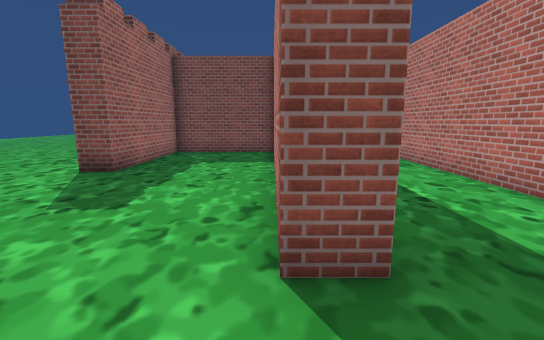
View 1 (above)

24 first-person views from a walk through a 3-D level made in the Unity game engine. The camera is 1.4 m above the floor, tilts 10° down and sees 90° across. The floor is counted in squares, 1 m on a side. Each view is taken from the middle of a square. On the plan, view 1 faces up. The plan holds only what a view shows up to about 13 squares ahead; the rest is blank. The place goes on beyond the plan. The player is left out. Some surface patterns are stand-ins.

View 2
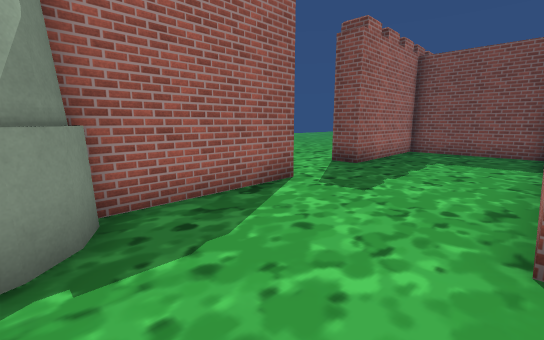

View 3
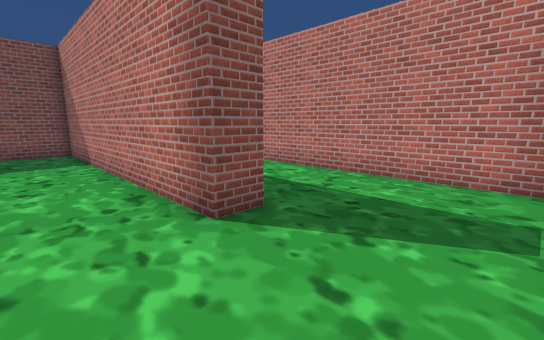

View 4
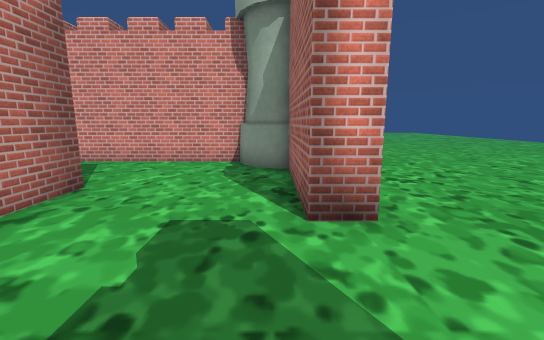

View 5
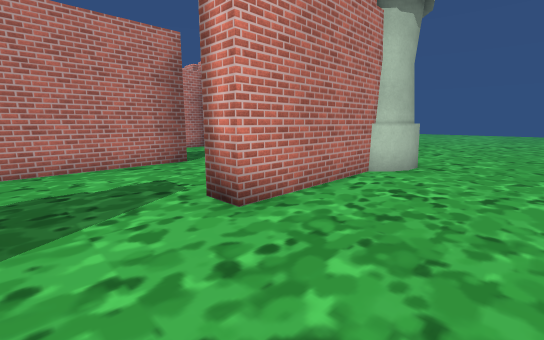

View 6
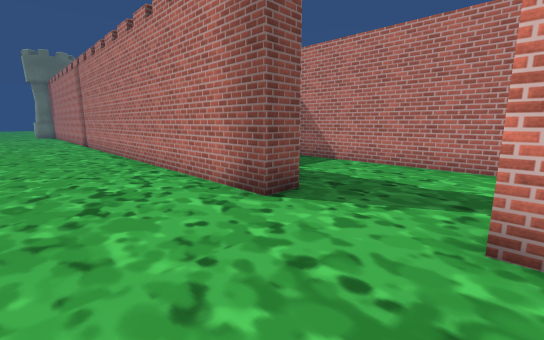

View 7
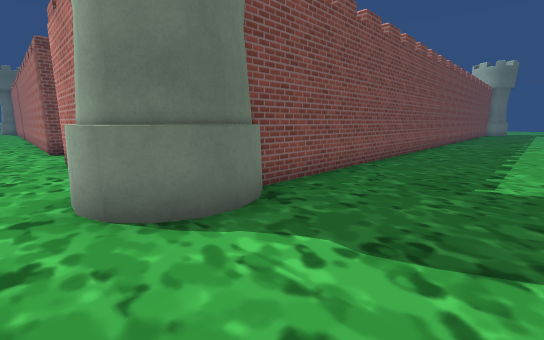

View 8
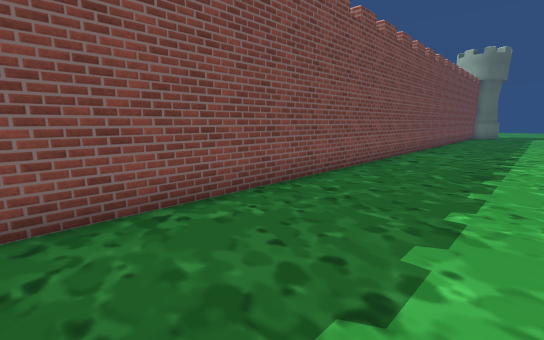

View 9
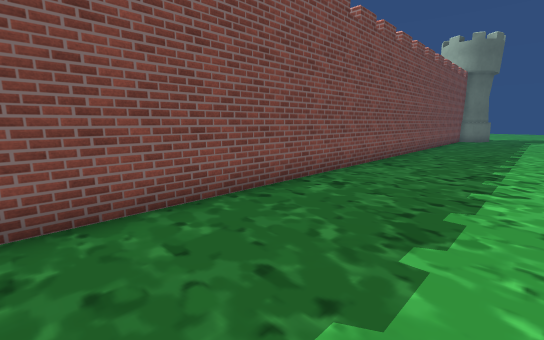

View 10
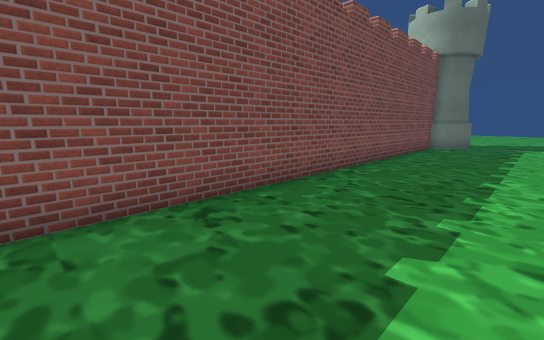

View 11
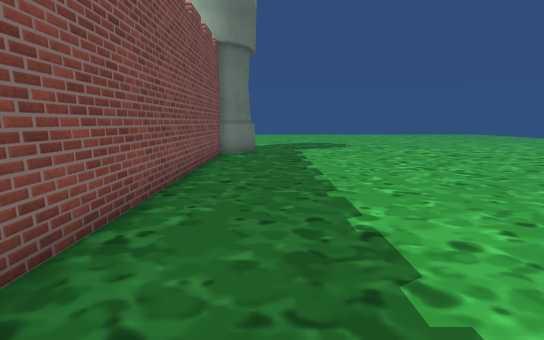

View 12
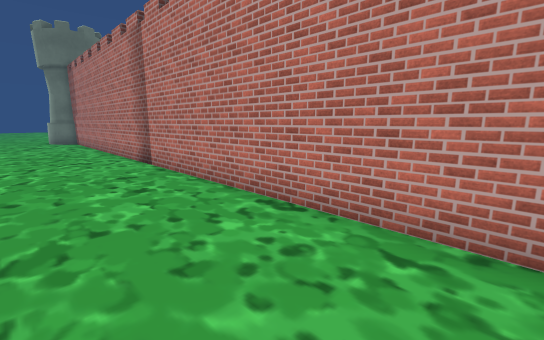

View 13
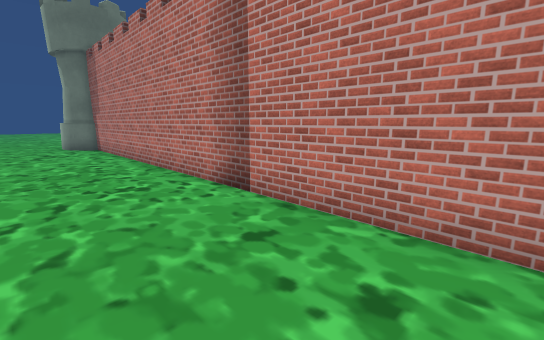

View 14
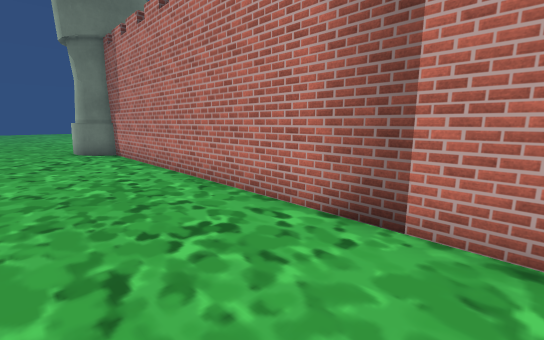

View 15
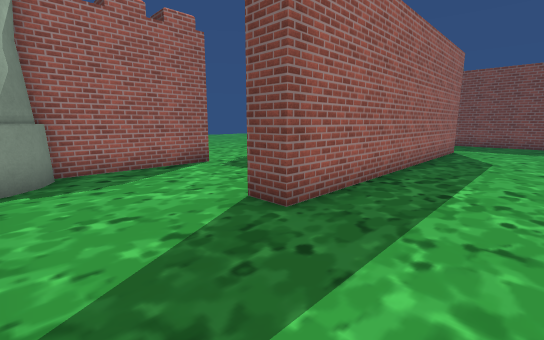

View 16
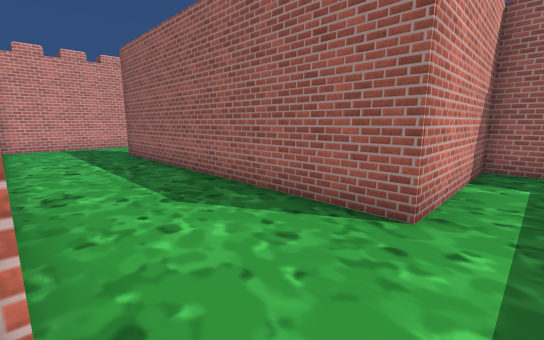

View 17
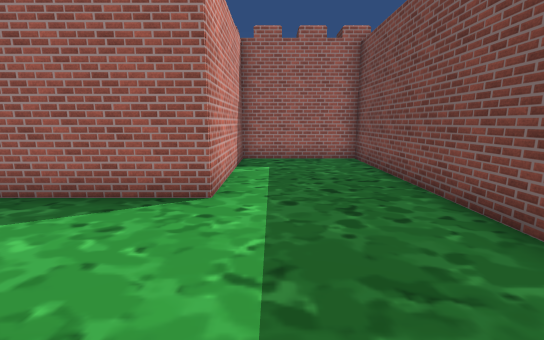

View 18
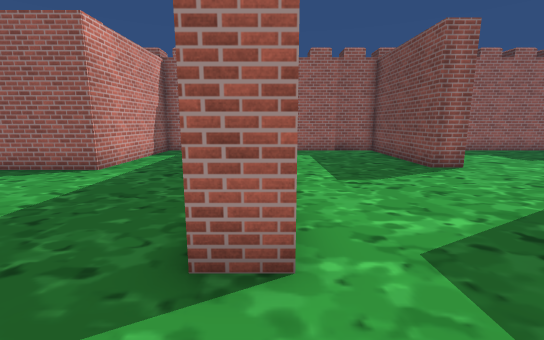

View 19
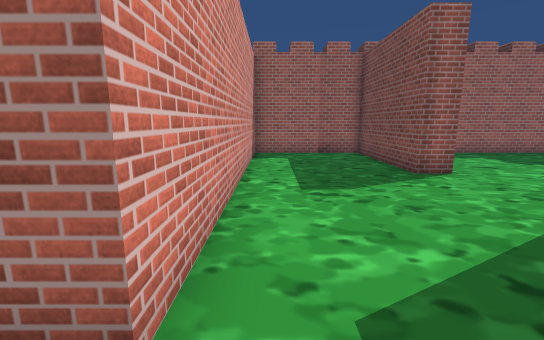

View 20
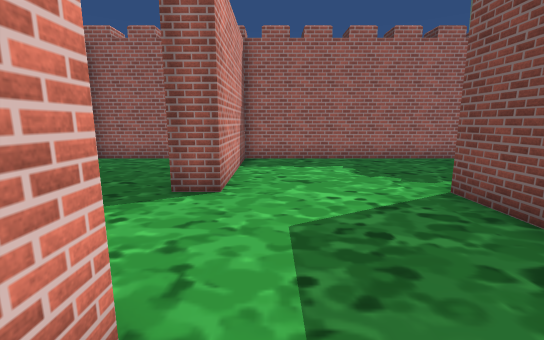

View 21
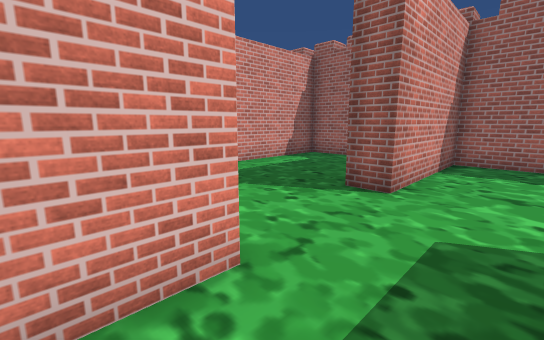

View 22
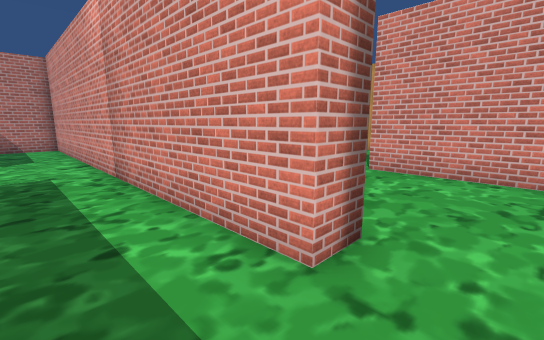

View 23
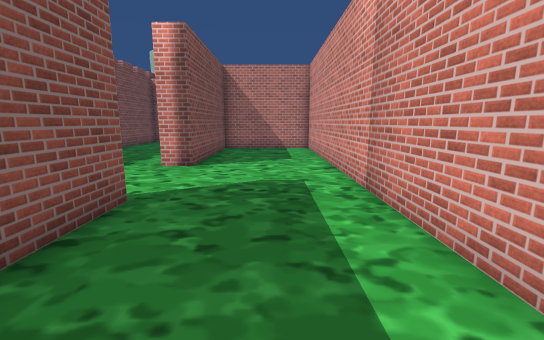

View 24
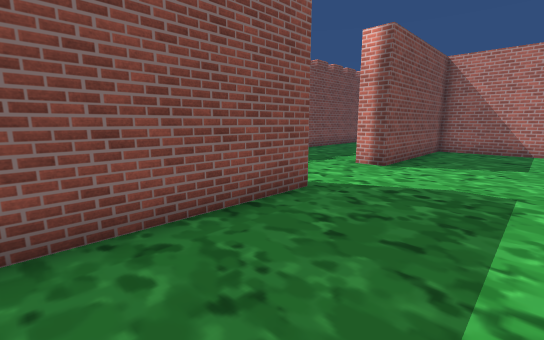

### Floor plan
Points are (right, up) in squares from view 1. A wall is a line through its corners. A room is listed if a view was taken in it or the views show most of it. See-through windows are left out.
Room 1 (views 1, 2, 3, 4, 5, 6, 7, 8, 9, 10, 11, 12, 13, 14, 15, 16, 17, 18, 19, 20, 21, 22, 23, 24)
walls: (3, 18.2) (-4.5, 18.2) (-4.5, 13.9) (1.1, 13.9) (1.1, 2.3) (0.1, 2.3) (0.1, 12.9) (-4.5, 12.9) (-4.5, 7.7) (-5.5, 7.7) (-5.5, 33.4); (4.4, 23.9) (4.4, 25) (19.6, 25); (2.5, 29.6) (0.6, 29.6); (9.8, 29.6) (4.9, 29.6); (5, -1.1) (5, 10.6); (-3.1, -1.7) (5, -1.7); (-5.5, -0.8) (-5.5, 4.3) (-4.5, 4.3) (-4.5, -0.4); (19.9, 25.1) (19.9, 29.6) (13.7, 29.6) (13.7, 30.6); (-4.5, 33.1) (-4.5, 25) (0.6, 25) (0.6, 24) (-4.5, 24) (-4.5, 19.2) (6.7, 19.2) (6.7, 18.1); (26.5, -2.7) (-2.6, -2.7)
objects: other object (-6, -3) to (-3, -1); other object (-6, 34) to (-4, 34); other object (-4, -1) to (-3, 0)

Positions as (right, up) in squares from view 1, and headings:
1: (0, 0), facing up
2: (0, -1), facing up-left
3: (-2, -1), facing up-right
4: (-4, 8), facing down
5: (-9, 7), facing down-right
6: (-9, 4), facing up-right
7: (-7, -7), facing up-right
8: (0, -7), facing up-right
9: (5, -7), facing up-right
10: (12, -7), facing up-right
11: (16, -5), facing right
12: (-9, 13), facing up-right
13: (-9, 18), facing up-right
14: (-9, 21), facing up-right
15: (4, -1), facing up-left
16: (5, 15), facing down-left
17: (6, 15), facing left
18: (9, 19), facing left
19: (8, 20), facing left
20: (6, 26), facing left
21: (6, 27), facing down-left
22: (3, 27), facing down-right
23: (5, 27), facing right
24: (5, 26), facing up-right
